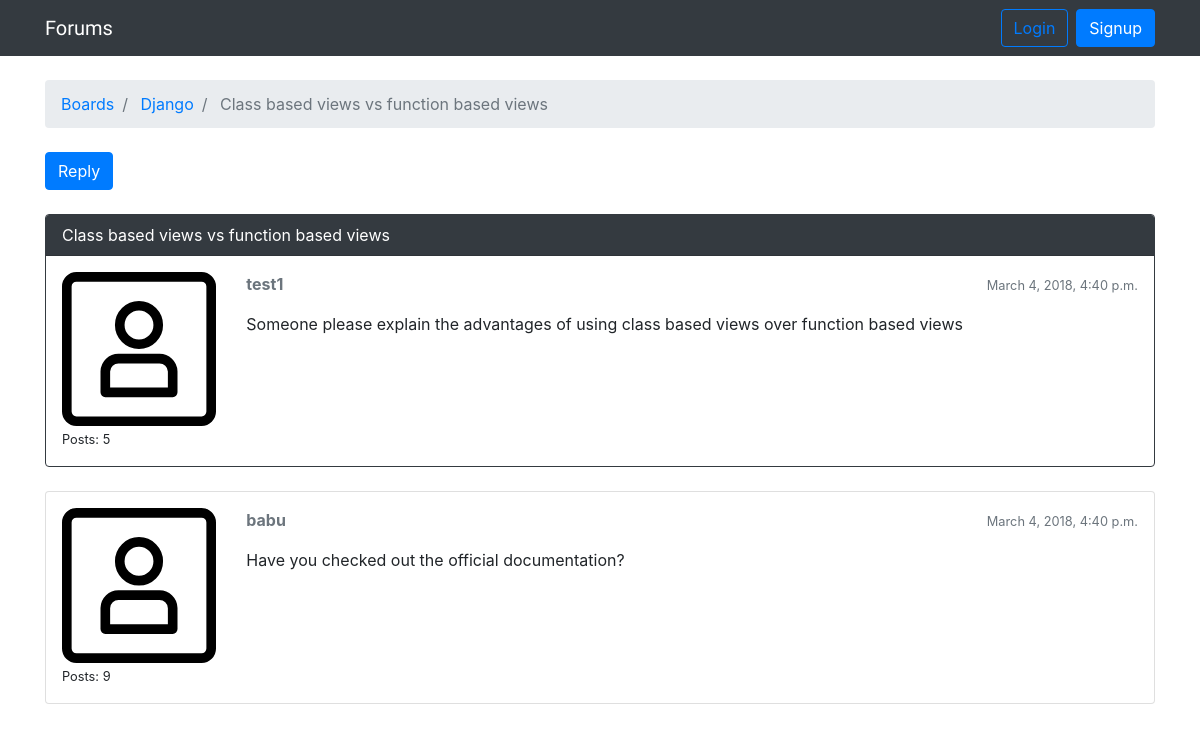
Page /boards/1/13/ on the earlier database version.
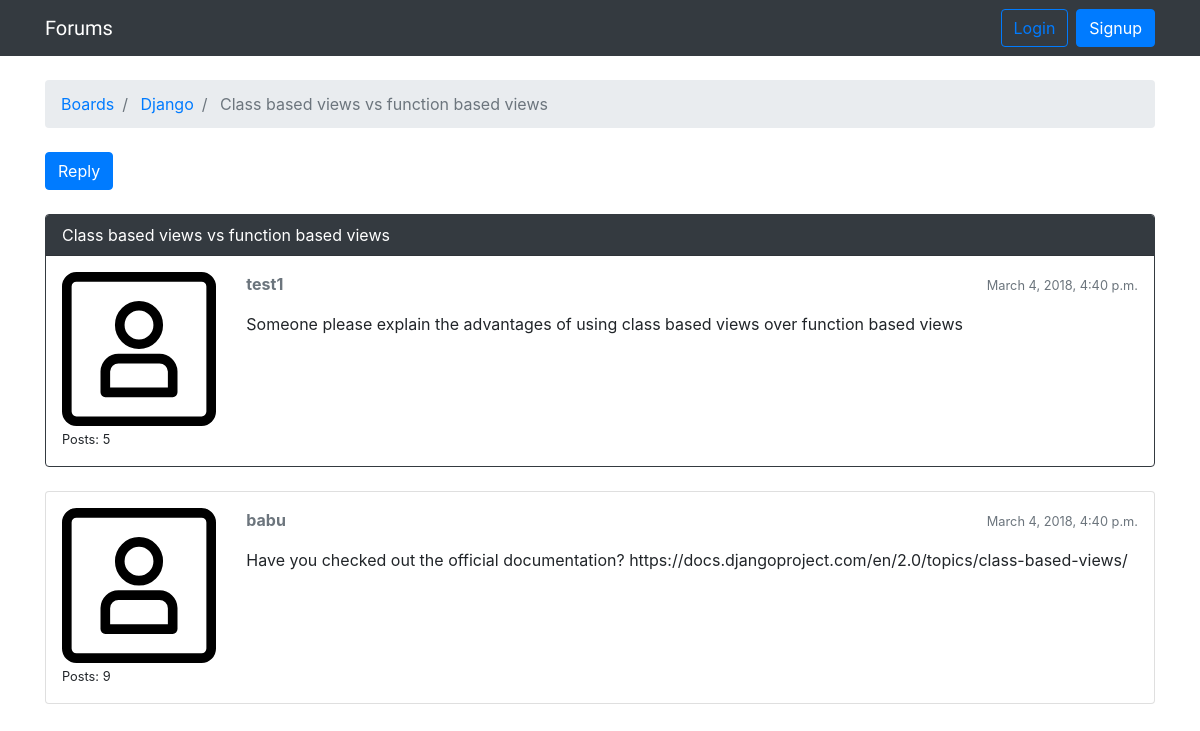
Same page on the later database version.
### forums/models.py (models this page shows, shortened)
class Post(models.Model):
    message = models.TextField(max_length=4000)
    topic = models.ForeignKey(
        Topic,
        on_delete=models.CASCADE,
        related_name='posts',
    )
    created_at = models.DateTimeField(auto_now_add=True)
    updated_at = models.DateTimeField(null=True)
    created_by = models.ForeignKey(
        settings.AUTH_USER_MODEL,
        on_delete=models.CASCADE,
        related_name='posts',
    )
    updated_by = models.ForeignKey(
        settings.AUTH_USER_MODEL,
        on_delete=models.CASCADE,
        null=True,
        related_name='+',
    )

### users/models.py (models this page shows)
class CustomUser(AbstractUser):
    objects = CustomUserManager()

### forums/views.py (the view)
# urls.py: path('boards/<int:pk>/<int:topic_pk>/', views.PostListView.as_view(), name='topic_posts'),
class PostListView(ListView):
    model = Post
    context_object_name = 'posts'
    template_name = 'topic_posts.html'
    paginate_by = 2
    def get_queryset(self):
        self.topic = get_object_or_404(Topic, board__pk=self.kwargs.get('pk'), pk=self.kwargs.get('topic_pk'))
        queryset = self.topic.posts.order_by('created_at')
        return queryset
    def get_context_data(self, **kwargs):
        self.topic.views += 1
        self.topic.save()
        context = super().get_context_data(**kwargs)
        context['topic'] = self.topic
        return context

### templates/topic_posts.html (shortened to what this page needs)
{% extends 'base.html' %}
{% block breadcrumb %}
<li class="breadcrumb-item">
    <a href="{% url 'home' %}">Boards</a>
</li>
<li class="breadcrumb-item">
    <a href="{% url 'board_topics' topic.board.pk %}">
        {{ topic.board.name }}
    </a>
</li>
<li class="breadcrumb-item active">
    {{ topic.subject }}
</li>
{% endblock %}
{% block content %}
<div>
    <a href="{% url 'reply_topic' topic.board.pk topic.pk %}" class="btn btn-primary" role="button">
        Reply
    </a>
</div>
{% include 'includes/all_topic_posts.html' %}
{% endblock %}

### templates/includes/all_topic_posts.html (shortened to what this page needs)
{% load static %}
{% for post in posts %}
<div class="card mb-2 mt-4 {% if forloop.first %}border-dark{% endif %}">
    {% if forloop.first %}
        <div class="card-header text-white bg-dark py-2 px-3">
            {{ topic.subject }}
        </div>
    {% endif %}
    <div class="card-body p-3">
        <div class="row">
            <div class="col-2">
                <img src="{% static 'img/avatar.svg' %}" alt="{{ post.created_by.username }}" class="w-100">
                <small>Posts: {{ post.created_by.posts.count }}</small>
            </div>
            <div class="col-10">
                <div class="row mb-3">
                    <div class="col-6">
                        <strong class="text-muted">{{ post.created_by.username }}</strong>
                    </div>
                    <div class="col-6 text-right">
                        <small class="text-muted">{{ post.created_at }}</small>
                    </div>
                </div>
                <p>{{ post.message }}</p>
            </div>
        </div>
    </div>
</div>
{% endfor %}

Differences in the rows shown:
changed Post "babu": message "Have you checked out the official documentation?" → "Have you checked out the official documentation? https://docs.djangoproject.com/en/2.0/topics/class-based-views/"
